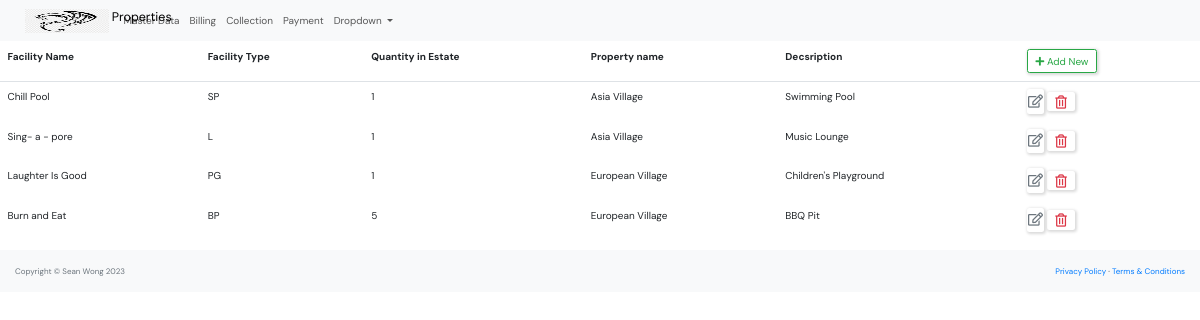
Page /master_data/facility_list/ on the committed database.
### master_data/models.py (models this page shows, shortened)
class Facility(models.Model):
    property=models.ForeignKey(Property, on_delete=models.CASCADE)
    name=models.CharField(max_length=50)
    type=models.CharField(max_length=50)
    description=models.TextField()

class Property(models.Model):
    PROPERTY_TYPE = [
        ('L', 'Leasehold'),
        ('F', 'Freehold'),
        ('O', 'Others'),
    ]
    CONTRACT_PERIOD =[
        ('1', '1 Year'),
        ('3', '3 Years'),
        ('5', '5 Years'),
    ]
    name = models.CharField(max_length=250)
    type = models.CharField(max_length=1, choices=PROPERTY_TYPE)
    address = models.CharField(max_length=250)
    postal_code = models.CharField(max_length=10)
    phone = models.CharField(max_length=10)
    web = models.URLField()
    email=models.EmailField(
        unique=True,
        error_messages={
            'unique':'Thie email has already ben registered'
        }
        )
    manager= models.ForeignKey('Manager', null=True, on_delete=models.SET_NULL)
    contract_period=models.CharField(max_length=1, choices=CONTRACT_PERIOD)
    start_date=models.DateField()
    description=models.TextField(null=True, blank=True)
    class Meta:
        constraints = [
            models.CheckConstraint(
                check=Q(start_date__lte=Now()),
                name = "start_date must be less than or equal today"
            )
    ]
    def __str__(self):
        return self.name

### master_data/views.py (the view)
# urls.py: path('facility_list/',views.facility_list, name='facility-list'),
def facility_list(request):
    context = {'facility_list': Facility.objects.all()}
    return render(request, "master_data/facility_list.html", context)

### master_data/templates/master_data/facility_list.html (shortened to what this page needs)
{% extends "base.html" %}
            {% block content %}
            <table class="table table-borderless">
                <thead class="border-bottom font-weight-bold">
                    <tr>
                        <td>Facility Name</td>
                        <td>Facility Type</td>
                        <td>Quantity in Estate</td>
                        <td>Property name</td>
                        <td>Decsription</td>
                        <td>
                            <a href="{% url 'facility-create' %}" class="btn btn-outline-success">
                                <i class="fas fa-plus"></i> Add New
                            </a>
                        </td>
                    </tr>
                </thead>
                <tbody>
                    {% for facility in facility_list %}
                        <tr>
                            <td>{{facility.name}}</td>
                            <td>{{facility.type}}</td>
                            <td>{{facility.quantity}}</td>
                            <td>{{facility.property}}</td>
                            <td>{{facility.description}}</td>
                            <td>
                                <a href="{% url 'facility-update' facility.id %}" class="btn text-secondary px-0">
                                    <i class="far fa-edit fa-lg"></i>
                                </a>
                                <form action="{% url 'facility-delete' facility.id %}" method="post" class="d-inline">
                                    <button type="submit" class="btn">
                                        <i class="far fa-trash-alt fa-lg text-danger float-right"></i>
                                    </button>
                                </form>
                            </td>
                        </tr>
                    {% endfor %}
                </tbody>
            </table>
            {% endblock content %}

### static/css/style.css (style rules this page uses)
* { font-family: "DM Sans", -apple-system, BlinkMacSystemFont, "Segoe UI", Roboto, Oxygen, Ubuntu, Cantarell, "Open Sans", "Helvetica Neue", sans-serif; margin: 0; padding: 0; box-sizing: border-box; text-rendering: optimizeLegibility; font-size: inherit; }
html { font-size: 56.25%; }
@media only screen and (min-width: 1200px) { html { font-size: 62.5%; } }
body { line-height: 1.6; font-weight: 400; font-size: 1.5rem; color: var(--color-light-gray); background-color: var(--color-bg); min-height: 100vh; }
a { display: inline-block; color: var(--color-main); text-decoration: none; }
.btn { background-color: transparent; border: none; display: inline-flex; align-items: center; gap: 1rem; cursor: pointer; transition: all ease-in-out 0.3s; padding: 1rem 2rem; border-radius: 5px; box-shadow: 1px 1px 3px 1px rgba(0, 0, 0, 0.15); font-weight: 500; }

### rows in the picture
Facility: name "Chill Pool", type "SP", quantity "1", property "Asia Village", description "Swimming Pool"
Facility: name "Sing- a - pore", type "L", quantity "1", property "Asia Village", description "Music Lounge"
Facility: name "Laughter Is Good", type "PG", quantity "1", property "European Village", description "Children's Playground"
Facility: name "Burn and Eat", type "BP", quantity "5", property "European Village", description "BBQ Pit"
